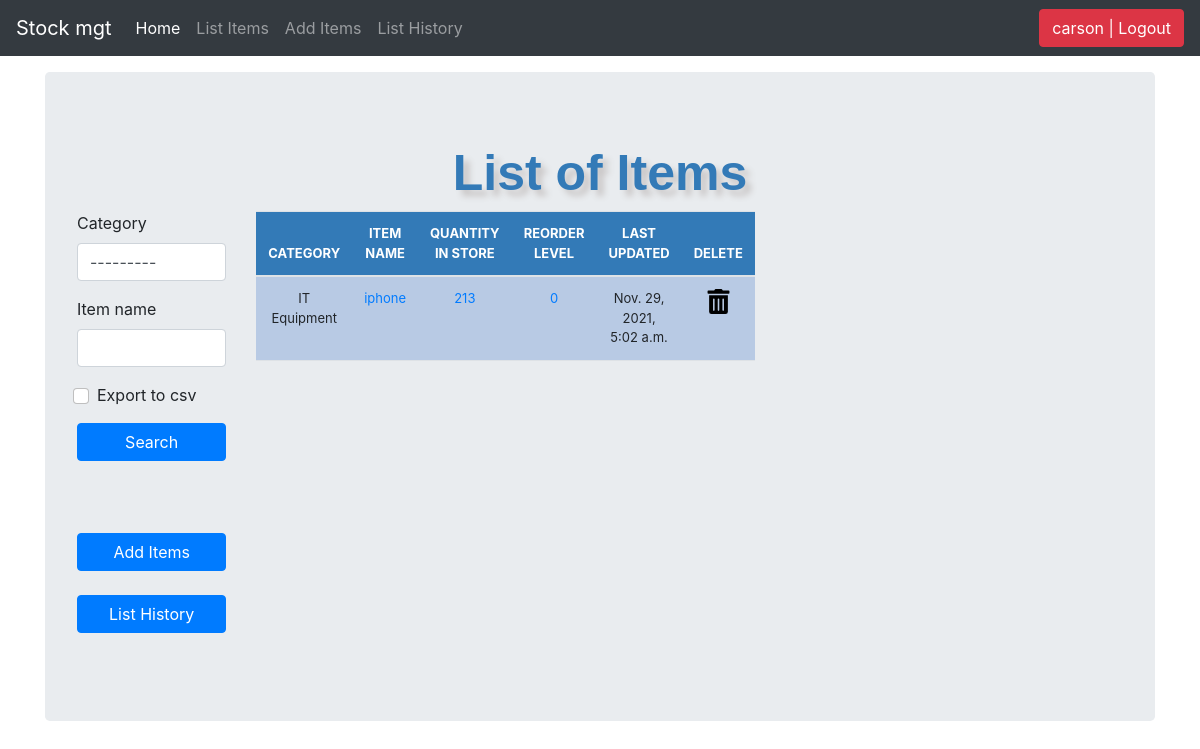
Page /list_items/ (signed in) on the earlier database version.
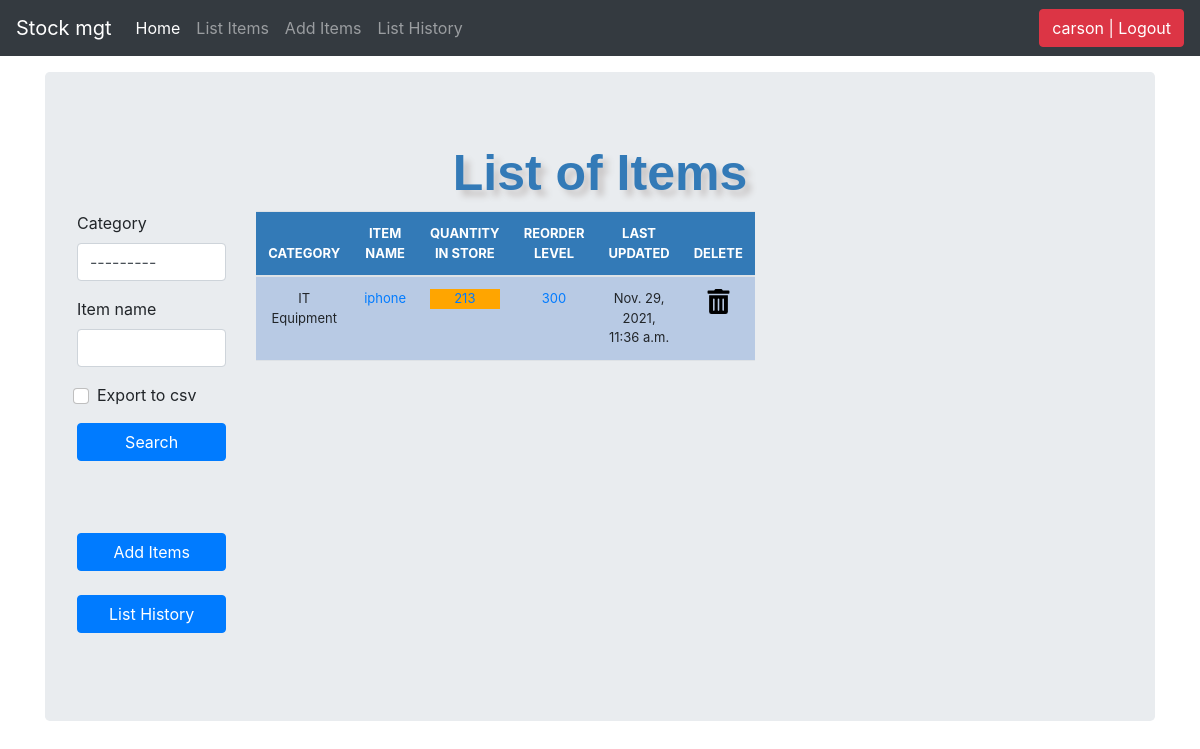
Same page on the later database version.
### stockmgmt/models.py (models this page shows, shortened)
class Stock(models.Model):
    category = models.ForeignKey(
        Category, on_delete=models.CASCADE, blank=True)
    item_name = models.CharField(max_length=50, blank=True, null=True)
    quantity = models.IntegerField(default='0', blank=True, null=True)
    receive_quantity = models.IntegerField(default='0', blank=True, null=True)
    receive_by = models.CharField(max_length=50, blank=True, null=True)
    issue_quantity = models.IntegerField(default='0', blank=True, null=True)
    issue_by = models.CharField(max_length=50, blank=True, null=True)
    issue_to = models.CharField(max_length=50, blank=True, null=True)
    phone_number = models.CharField(max_length=50, blank=True, null=True)
    created_by = models.CharField(max_length=50, blank=True, null=True)
    reorder_level = models.IntegerField(default='0', blank=True, null=True)
    last_updated = models.DateTimeField(auto_now_add=False, auto_now=True)
    timestamp = models.DateTimeField(auto_now_add=True, auto_now=False)

class Category(models.Model):
    name = models.CharField(max_length=50, blank=True, null=True)
    def __str__(self):
        return self.name

### stockmgmt/views.py (the view, shortened to what this page needs)
# urls.py: path('list_items/', views.list_items, name='list_items'),
@login_required
def list_items(request):
    header = 'List of Items'
    form = StockSearchForm(request.POST or None)
    quertset = Stock.objects.all()
    context = {
        "form": form,
        "header": header,
        "queryset": quertset
    }
    return render(request, "list_items.html", context)

### stockmgmt/forms.py
class StockSearchForm(forms.ModelForm):
    export_to_CSV = forms.BooleanField(required=False)
    class Meta:
        model = Stock
        fields = ['category', 'item_name']

### stockmgmt/templates/list_items.html (shortened to what this page needs)
{% load crispy_forms_tags %} {% load static %}
<!DOCTYPE html>
<html lang="en">
<head>
  <link href="https://cdn.jsdelivr.net/npm/bootstrap@5.1.3/dist/css/bootstrap.min.css" rel="stylesheet"
 />
  <link href="{% static 'css/stylesheet.css' %}" rel="stylesheet" />
  <link href="{% static 'css/bootstrap.min.css' %}" rel="stylesheet" />
  <link href="{% static 'css/navbar-top-fixed.css' %}" rel="stylesheet" />
</head>
<body>
  {% include 'navbar.html' %}
  <main role="main" class="container">
    <div class="jumbotron">
      <div class="header">{{header}}</div>
      <div class="row">
        <div class="col-sm-2">
          <form method='POST' action=''>{% csrf_token %}
            {{form|crispy}}
            <input class="btn btn-primary mybutton" type="submit" value='Search' />
          </form><br><br>
          <br>
          <a href="/add_items">
            <div class="btn btn-primary mybutton">Add Items</div>
          </a><br><br>
          <a href="/list_history">
            <div class="btn btn-primary mybutton">List History</div>
          </a><br>
          <br>
        </div>
        <div class="col-sm-2">
          <table class="table">
            <thead>
              <tr>
                <th style="background-color: #337ab7; color: white">
                  CATEGORY
                </th>
                <th style="background-color: #337ab7; color: white">
                  ITEM NAME
                </th>
                <th style="background-color: #337ab7; color: white">
                  QUANTITY IN STORE
                </th>
                <th style="background-color: #337ab7; color: white">REORDER LEVEL</th>
                <th style="background-color: #337ab7; color: white">LAST UPDATED</th>
                <th style="background-color: #337ab7; color: white">DELETE</th>
              </tr>
            </thead>
            {% for instance in queryset %}
            <tr>
              <td>{{instance.category}}</td>
              <td>
                <a href="{% url 'update_items' instance.id %}">{{instance.item_name}}
                </a>
              </td>
              <td>
                {% if instance.quantity <= instance.reorder_level %}
                <div style="background-color: orange;">
                  <a href="{% url 'stock_detail' instance.id %}">
                    {{instance.quantity}}
                  </a>
                </div>
                {% else %}
                <a href="{% url 'stock_detail' instance.id %}">{{instance.quantity}}</a>
                {% endif %}
              </td>
              <td><a href="{% url 'reorder_level' instance.id %}">{{instance.reorder_level}}</a></td>
              <td>{{instance.last_updated}}</td>
              <td>
                <a href="{% url 'delete_items' instance.id %}"><img src="{% static 'img/del.svg' %}"
                    style="height: 25px; width: 25px" /></a>
              </td>
            </tr>
            {% endfor %}
          </table>
        </div>
      </div>
    </div>
  </main>
</body>
</html>

### stockmgmt/templates/navbar.html (shortened to what this page needs)
<nav class="navbar navbar-expand-md navbar-dark fixed-top bg-dark">
  <a class="navbar-brand" href="/">Stock mgt</a>
  <div class="collapse navbar-collapse" id="navbarCollapse">
    <ul class="navbar-nav mr-auto">
      <li class="nav-item active">
        <a class="nav-link" href="/"
          >Home <span class="sr-only">(current)</span></a
        >
      </li>
      {% if request.user.is_authenticated %}
      <li class="nav-item">
        <a class="nav-link" href="/list_items">List Items</a>
      </li>
      <li class="nav-item">
        <a class="nav-link" href="/add_items">Add Items</a>
      </li>
      <li class="nav-item">
        <a class="nav-link" href="/list_history">List History</a>
      </li>
      {% endif %}
    </ul>
    <ul class="navbar-nav">
      {% if request.user.is_authenticated %}
      <li>
        <a href="/accounts/logout"
          ><button class="btn btn-danger">{{ user }} | Logout</button></a
        >
      </li>
      {% else %}
      <li><a href="/accounts/login">Login</a></li>
      {% endif %}
    </ul>
  </div>
</nav>

### stockmgmt/static/css/stylesheet.css (style rules this page uses)
.table { font-size: 13px; text-align: center; width: 95%; margin: auto; }
.table tr:nth-child(odd) { background: #b8cae4; }
th { background-color: #337ab7; color: white; }
.header { font-family: helvetica; color: #337ab7; font-size: 50px; text-align: center; width: 100%; text-shadow: 6px 6px 6px #c9c6c6; display: block; font-weight: bolder; }

### stockmgmt/static/css/navbar-top-fixed.css (style rules this page uses)
body { min-height: 75rem; padding-top: 4.5rem; }

### stockmgmt/templates/list_items.html (style rules this page uses)
.mybutton { width: 100%; }
.table { font-size: 13px; text-align: center; width: 95%; margin: auto; }
.table tr:nth-child(odd) { background: #b8cae4; }
th { background-color: #337ab7; color: white; }
.header { font-family: helvetica; color: #337ab7; font-size: 50px; text-align: center; width: 100%; text-shadow: 6px 6px 6px #c9c6c6; display: block; font-weight: bolder; }

Differences in the rows shown:
changed Stock "iphone": reorder_level "0" → "300"; last_updated "Nov. 29, 2021, 5:02 a.m." → "Nov. 29, 2021, 11:36 a.m."
